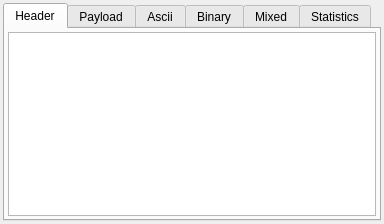
<?xml version="1.0" encoding="UTF-8"?>
<ui version="4.0">
 <class>Form</class>
 <widget class="QWidget" name="Form">
  <property name="geometry">
   <rect>
    <x>0</x>
    <y>0</y>
    <width>384</width>
    <height>224</height>
   </rect>
  </property>
  <property name="windowTitle">
   <string>Form</string>
  </property>
  <layout class="QVBoxLayout" name="verticalLayout_2">
   <property name="margin">
    <number>3</number>
   </property>
   <item>
    <widget class="QTabWidget" name="tabWidget">
     <property name="tabShape">
      <enum>QTabWidget::Rounded</enum>
     </property>
     <property name="currentIndex">
      <number>0</number>
     </property>
     <widget class="QWidget" name="tab">
      <attribute name="title">
       <string>Header</string>
      </attribute>
      <layout class="QVBoxLayout" name="verticalLayout">
       <property name="margin">
        <number>3</number>
       </property>
       <item>
        <widget class="QTextBrowser" name="textBrowserHeader"/>
       </item>
      </layout>
     </widget>
     <widget class="QWidget" name="tab_5">
      <attribute name="title">
       <string>Payload</string>
      </attribute>
      <layout class="QGridLayout" name="gridLayout">
       <property name="margin">
        <number>3</number>
       </property>
       <item row="0" column="0">
        <widget class="QTextBrowser" name="textBrowserPayload"/>
       </item>
      </layout>
     </widget>
     <widget class="QWidget" name="tab_3">
      <attribute name="title">
       <string>Ascii</string>
      </attribute>
      <layout class="QVBoxLayout" name="verticalLayout_5">
       <property name="margin">
        <number>3</number>
       </property>
       <item>
        <widget class="QTextBrowser" name="textBrowserAscii"/>
       </item>
      </layout>
     </widget>
     <widget class="QWidget" name="tab_2">
      <attribute name="title">
       <string>Binary</string>
      </attribute>
      <layout class="QVBoxLayout" name="verticalLayout_3">
       <property name="margin">
        <number>3</number>
       </property>
       <item>
        <widget class="QTextBrowser" name="textBrowserBinary"/>
       </item>
      </layout>
     </widget>
     <widget class="QWidget" name="tab_4">
      <attribute name="title">
       <string>Mixed</string>
      </attribute>
      <layout class="QVBoxLayout" name="verticalLayout_4">
       <property name="margin">
        <number>3</number>
       </property>
       <item>
        <widget class="QTextBrowser" name="textBrowserMixed"/>
       </item>
      </layout>
     </widget>
     <widget class="QWidget" name="tab_6">
      <attribute name="title">
       <string>Statistics</string>
      </attribute>
      <layout class="QVBoxLayout" name="verticalLayout_6">
       <property name="spacing">
        <number>6</number>
       </property>
       <property name="margin">
        <number>3</number>
       </property>
       <item>
        <widget class="QTextBrowser" name="textBrowserStatistics"/>
       </item>
      </layout>
     </widget>
    </widget>
   </item>
  </layout>
 </widget>
 <resources/>
 <connections/>
</ui>
